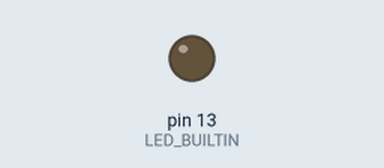
Recording of a sketch running on a simulated Arduino Uno, built with avr-gcc and run on an emulated ATmega328P. On the bench: output pins drawn as LEDs (lit = HIGH). What the sketch prints to the serial monitor is not drawn.

Above: at 0.05 s.
At 1.0 s:
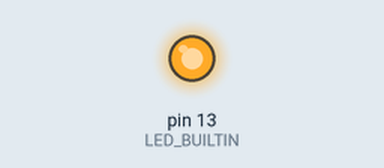
Timing chart, 0 to 3.0 s (numbered marks = the images above):
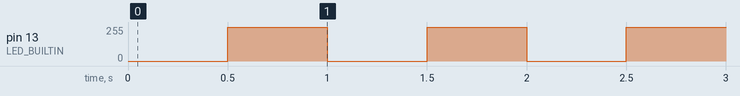

The sketch:

t1.ino
```cpp
int state = LOW;
unsigned int prems = 0;
const long interval = 500;

void setup(){
    Serial.begin(9600);
    pinMode(LED_BUILTIN, OUTPUT);
}

void loop(){
    unsigned long curms = millis();
    if(curms - prems >= interval){
        prems = curms;
        state = state == LOW ? HIGH : LOW;
        Serial.println(1);
    }
    digitalWrite(LED_BUILTIN, state);
}
```
